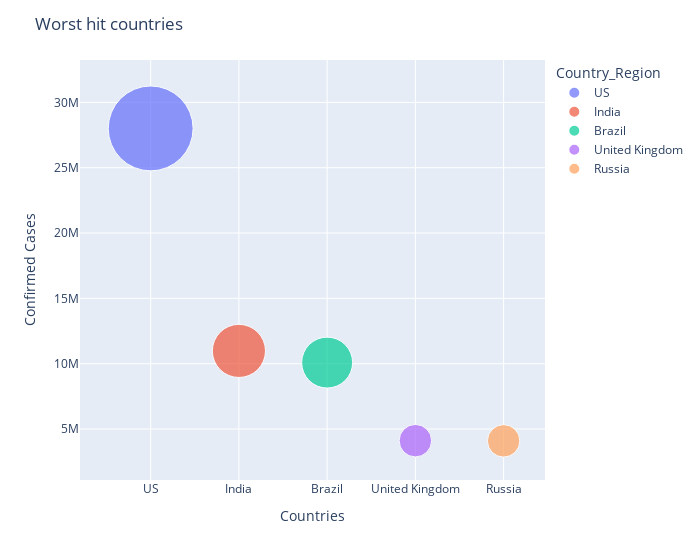

The notebook cell this image was saved under:
### Code cell
fig = px.scatter(Sorted_country_df.head(), x="Country_Region", y="Confirmed", size="Confirmed", color="Country_Region",hover_name="Country_Region", size_max=60)
fig.update_layout(title=" Worst hit countries",xaxis_title="Countries",yaxis_title="Confirmed Cases",width = 700)
fig.show();

### Figure 1 — Plotly figure (JSON) as saved in the notebook; plotly's stock layout.template omitted (floating-point values rounded to 4 significant figures)
{"data": [{"hovertemplate": "<b>%{hovertext}</b><br><br>Country_Region=%{x}<br>Confirmed=%{marker.size}<extra></extra>", "hovertext": ["US"], "legendgroup": "US", "marker": {"color": "#636efa", "size": [28006095], "sizemode": "area", "sizeref": 7779.0, "symbol": "circle"}, "mode": "markers", "name": "US", "orientation": "v", "showlegend": true, "type": "scatter", "x": ["US"], "xaxis": "x", "y": [28006095], "yaxis": "y"}, {"hovertemplate": "<b>%{hovertext}</b><br><br>Country_Region=%{x}<br>Confirmed=%{marker.size}<extra></extra>", "hovertext": ["India"], "legendgroup": "India", "marker": {"color": "#EF553B", "size": [10977387], "sizemode": "area", "sizeref": 7779.0, "symbol": "circle"}, "mode": "markers", "name": "India", "orientation": "v", "showlegend": true, "type": "scatter", "x": ["India"], "xaxis": "x", "y": [10977387], "yaxis": "y"}, {"hovertemplate": "<b>%{hovertext}</b><br><br>Country_Region=%{x}<br>Confirmed=%{marker.size}<extra></extra>", "hovertext": ["Brazil"], "legendgroup": "Brazil", "marker": {"color": "#00cc96", "size": [10084208], "sizemode": "area", "sizeref": 7779.0, "symbol": "circle"}, "mode": "markers", "name": "Brazil", "orientation": "v", "showlegend": true, "type": "scatter", "x": ["Brazil"], "xaxis": "x", "y": [10084208], "yaxis": "y"}, {"hovertemplate": "<b>%{hovertext}</b><br><br>Country_Region=%{x}<br>Confirmed=%{marker.size}<extra></extra>", "hovertext": ["United Kingdom"], "legendgroup": "United Kingdom", "marker": {"color": "#ab63fa", "size": [4107286], "sizemode": "area", "sizeref": 7779.0, "symbol": "circle"}, "mode": "markers", "name": "United Kingdom", "orientation": "v", "showlegend": true, "type": "scatter", "x": ["United Kingdom"], "xaxis": "x", "y": [4107286], "yaxis": "y"}, {"hovertemplate": "<b>%{hovertext}</b><br><br>Country_Region=%{x}<br>Confirmed=%{marker.size}<extra></extra>", "hovertext": ["Russia"], "legendgroup": "Russia", "marker": {"color": "#FFA15A", "size": [4092649], "sizemode": "area", "sizeref": 7779.0, "symbol": "circle"}, "mode": "markers", "name": "Russia", "orientation": "v", "showlegend": true, "type": "scatter", "x": ["Russia"], "xaxis": "x", "y": [4092649], "yaxis": "y"}], "layout": {"legend": {"itemsizing": "constant", "title": {"text": "Country_Region"}, "tracegroupgap": 0}, "margin": {"t": 60}, "title": {"text": " Worst hit countries"}, "width": 700, "xaxis": {"anchor": "y", "categoryarray": ["US", "India", "Brazil", "United Kingdom", "Russia"], "categoryorder": "array", "domain": [0, 1], "title": {"text": "Countries"}}, "yaxis": {"anchor": "x", "domain": [0, 1], "title": {"text": "Confirmed Cases"}}}}
